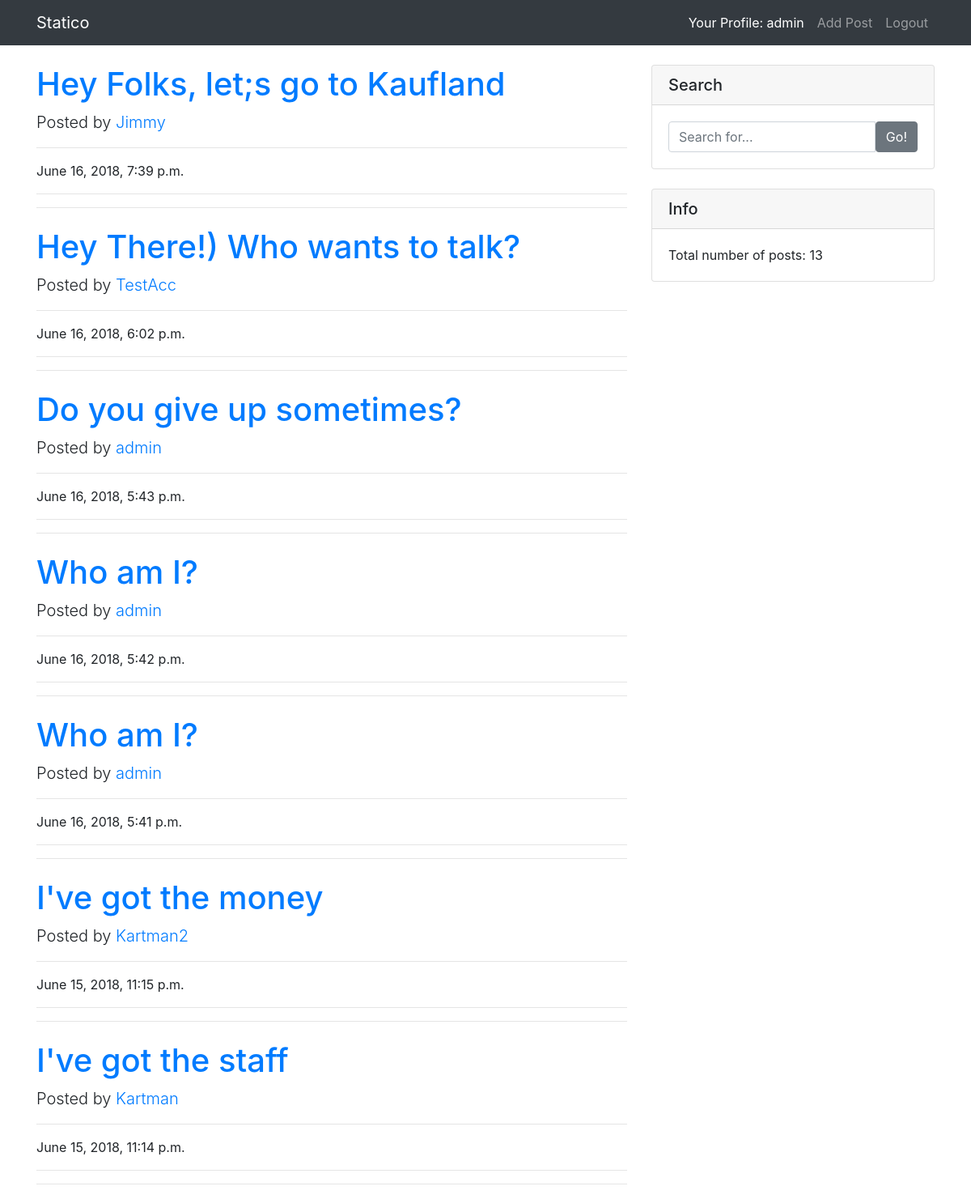
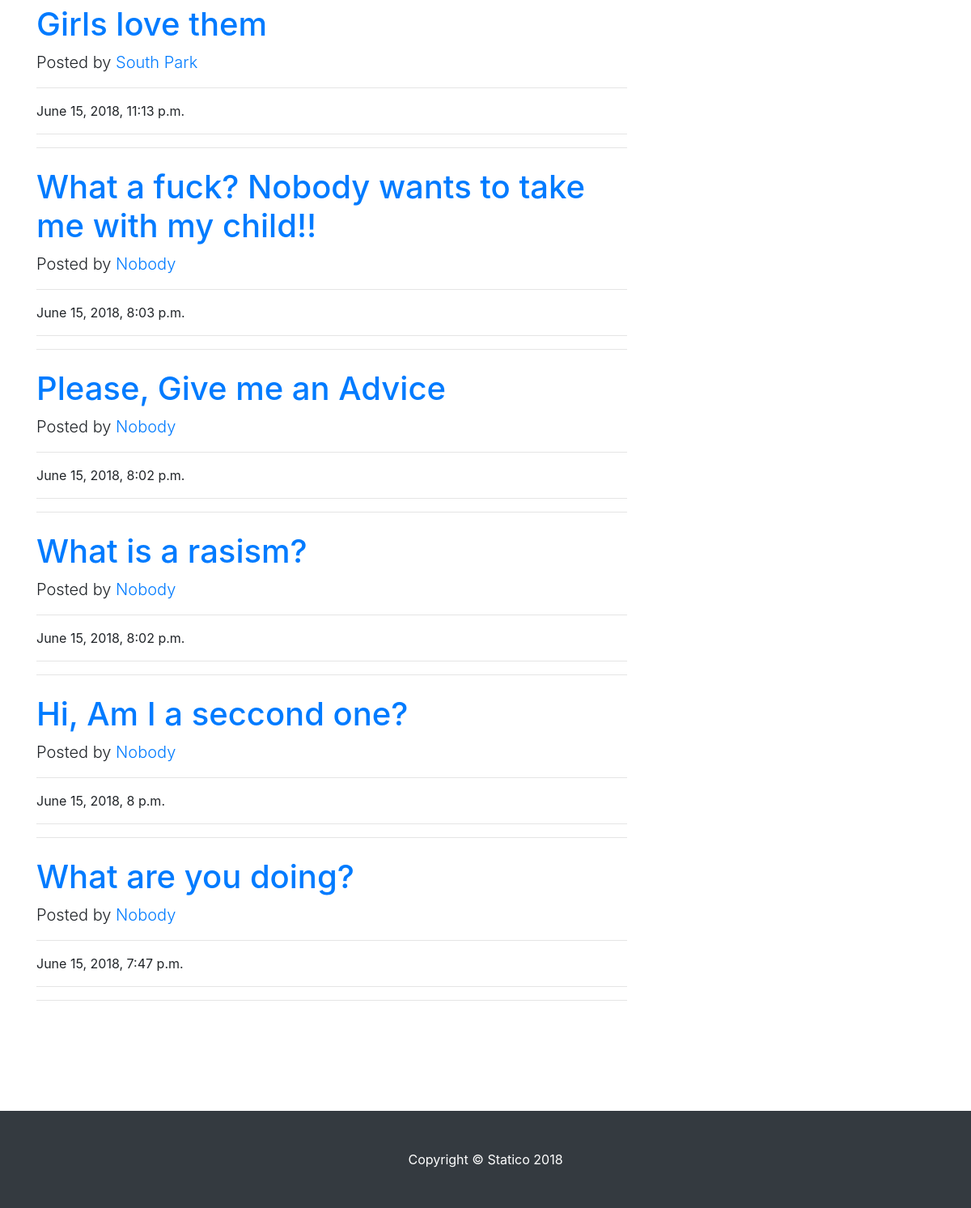
The app's page /posts/ (signed in) with its own data (2 pictures, top to bottom).
### polls/models.py (models this page shows, shortened)
class Question(models.Model):
    question_text = models.CharField(max_length=200)
    pub_date = models.DateTimeField('date published')
    author = models.CharField(max_length=30)
    def was_published_recently(self):
        return timezone.now() >= self.pub_date >= timezone.now() - datetime.timedelta(days=1)
    was_published_recently.admin_order_field = 'pub_date'
    was_published_recently.boolean = True
    was_published_recently.short_description = 'Published recently?'

### polls/views.py (the view)
# urls.py: path('posts/', login_required(views.IndexView.as_view()), name='index'),
class IndexView(generic.ListView):
    template_name = 'polls/posts.html'
    context_object_name = 'latest_question_list'
    def get_queryset(self):
        return Question.objects.filter(
            pub_date__lte=timezone.now()
        ).order_by('-pub_date')  # [:5]

### polls/templates/polls/posts.html
{% extends 'polls/loged_home.html' %}
{% block content %}
{% if latest_question_list %}
  {% for question in latest_question_list %}
          <h1 class="mt-4" ><a href="/posts/{{ question.id }}/">{{question.question_text}}</a></h1>
          <p class="lead">
           Posted by
            <a href="#">{{question.author}}</a>
          </p>
          <hr>
          <p>{{question.pub_date}}</p>
          <hr>
          <hr>
            {%endfor%}
          {%endif%}
{%endblock%}

### polls/templates/polls/loged_home.html (shortened to what this page needs)
<!DOCTYPE html>
<html lang="en">
  <head>
    <link href="/static/polls/vendor/bootstrap/css/bootstrap.min.css" rel="stylesheet">
    <link href="/static/polls/css/blog-post.css" rel="stylesheet">
  </head>
  <body>
    <nav class="navbar navbar-expand-lg navbar-dark bg-dark fixed-top">
      <div class="container">
        <a class="navbar-brand" href="/posts">Statico</a>
        <div class="collapse navbar-collapse" id="navbarResponsive">
          <ul class="navbar-nav ml-auto">
            <li class="nav-item active">
              <a class="nav-link" href="/admin">Your Profile: {{request.session.username}}<span class="sr-only">(current)</span></a>
            </li>
            <li class="nav-item">
              <a class="nav-link" href="/new_post">Add Post</a>
            </li>
            <li class="nav-item">
              <a class="nav-link" href="/logout">Logout</a>
            </li>
          </ul>
        </div>
      </div>
    </nav>
    <div class="container">
      <div class="row">
        <div class="col-lg-8">
{% block content %} {%endblock%}
          <div class="media mb-4">
            <div class="media-body">
            </div>
          </div>
          <div class="media mb-4">
            <div class="media-body">
              <div class="media mt-4">
                <div class="media-body">
                </div>
              </div>
              <div class="media mt-4">
                <div class="media-body">
                </div>
              </div>
            </div>
          </div>
        </div>
        <div class="col-md-4">
          <div class="card my-4">
            <h5 class="card-header">Search</h5>
            <div class="card-body">
              <div class="input-group">
                <input type="text" class="form-control" placeholder="Search for...">
                <span class="input-group-btn">
                  <button class="btn btn-secondary" type="button">Go!</button>
                </span>
              </div>
            </div>
          </div>
          <div class="card my-4">
            <h5 class="card-header">Info</h5>
            <div class="card-body">
              <a >Total number of posts: {{latest_question_list.count}}</a>
            </div>
          </div>
        </div>
      </div>
    </div>
    <footer class="py-5 bg-dark">
      <div class="container">
        <p class="m-0 text-center text-white">Copyright &copy; Statico 2018</p>
      </div>
    </footer>
  </body>
</html>

### polls/static/polls/css/blog-post.css (style rules this page uses)
body { padding-top: 54px; }
@media (min-width: 992px) { body { padding-top: 56px; } }

### records on screen
Question: question_text "Hey Folks, let;s go to Kaufland", author "Jimmy", pub_date "June 16, 2018, 7:39 p.m."
Question: question_text "Hey There!) Who wants to talk?", author "TestAcc", pub_date "June 16, 2018, 6:02 p.m."
Question: question_text "Do you give up sometimes?", author "admin", pub_date "June 16, 2018, 5:43 p.m."
Question: question_text "Who am I?", author "admin", pub_date "June 16, 2018, 5:42 p.m."
Question: question_text "Who am I?", author "admin", pub_date "June 16, 2018, 5:41 p.m."
Question: question_text "I've got the money", author "Kartman2", pub_date "June 15, 2018, 11:15 p.m."
Question: question_text "I've got the staff", author "Kartman", pub_date "June 15, 2018, 11:14 p.m."
Question: question_text "Girls love them", author "South Park", pub_date "June 15, 2018, 11:13 p.m."
Question: question_text "What a fuck? Nobody wants to take me with my child!!", author "Nobody", pub_date "June 15, 2018, 8:03 p.m."
Question: question_text "Please, Give me an Advice", author "Nobody", pub_date "June 15, 2018, 8:02 p.m."
Question: question_text "What is a rasism?", author "Nobody", pub_date "June 15, 2018, 8:02 p.m."
Question: question_text "Hi, Am I a seccond one?", author "Nobody", pub_date "June 15, 2018, 8 p.m."
Question: question_text "What are you doing?", author "Nobody", pub_date "June 15, 2018, 7:47 p.m."

### other values on screen
{{ request.session.username }} "admin"
{{ latest_question_list.count }} "13"
